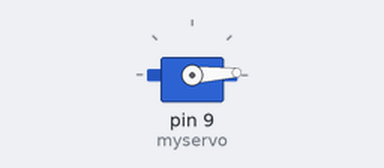
Bench run of a sketch on a simulated Arduino Uno, built with avr-gcc and run on an emulated ATmega328P. On the bench: servo.

Above: at 0.05 s.
At 0.9 s:
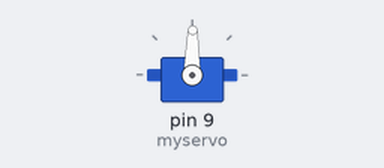
At 1.75 s:
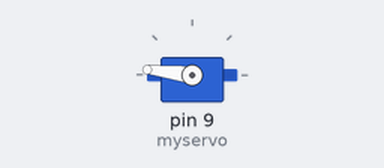
At 3.45 s:
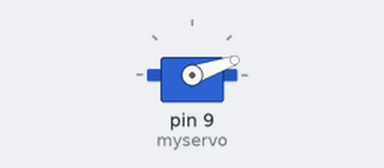
Timing chart, 0 to 8.3 s (numbered marks = the images above):
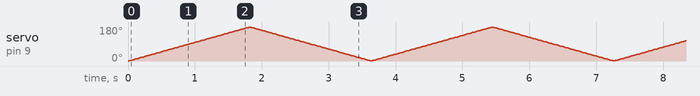

The sketch:

sa-bo_moter.ino
```cpp
#include<Servo.h>

Servo myservo;
void setup() {
  myservo.attach(9);
  myservo.write(0);
}

void loop() {
  int k = 0;
  int m = 0;
  for (k = 0; k < 180; k++) {
    myservo.write(k);
    delay(10);
  }
  for (m = 180; m > 0; m--) {
    myservo.write(m);
    delay(10);
  }
  k=0;
  m=0;
}
```
